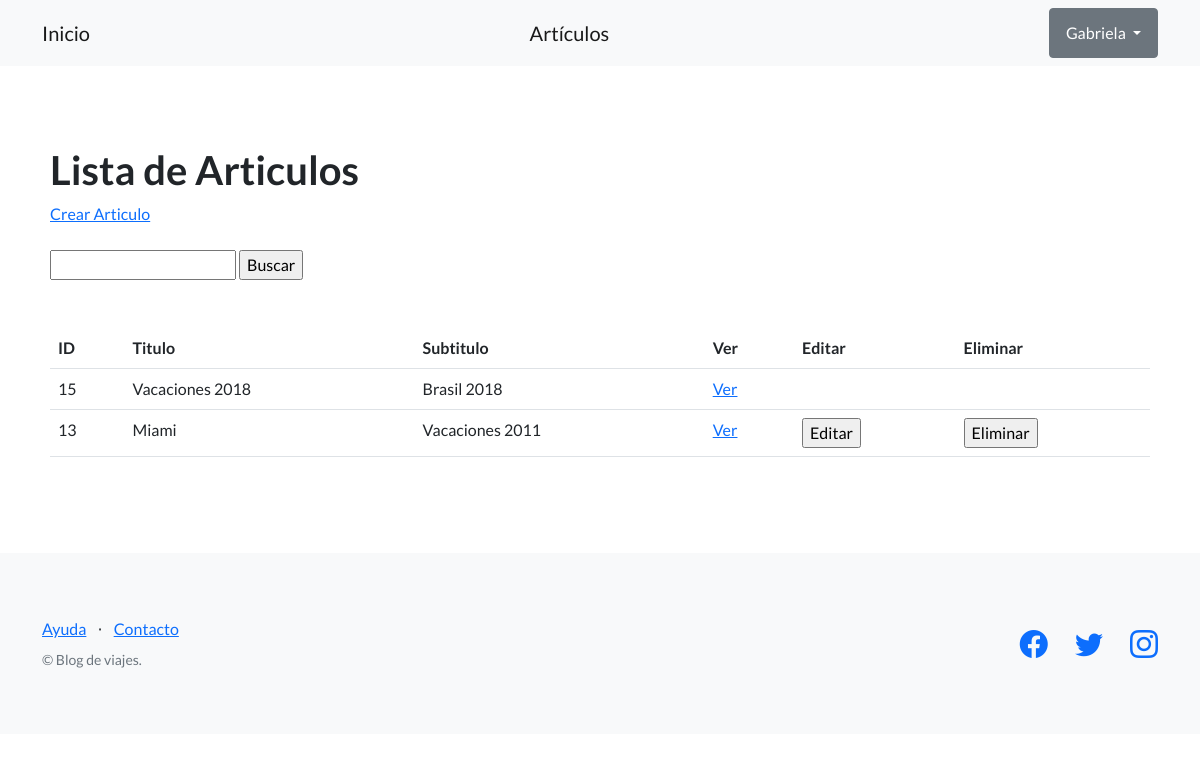
/blog/articulos/ (signed in), run on the app's committed database.
### blog/models.py (models this page shows, shortened)
class Articulo(models.Model):
    titulo= models.CharField(max_length=200, unique=True)
    subtitulo= models.CharField(max_length=200)
    cuerpo= models.TextField()
    autor= models.ForeignKey(User, on_delete=models.SET_NULL, null=True)
    fecha_publicacion= models.DateTimeField(auto_now_add=True)
    imagen= models.ImageField(upload_to='images', blank=True)
    class Meta:
        ordering = ['-fecha_publicacion']

### blog/views.py (the view)
# urls.py: path("articulos/", listar_articulos, name='lista_articulos'),
def listar_articulos(request):
    articulos= Articulo.objects.all()
    contexto = {
        'articulos': articulos
    }
    http_response= render(
        request=request,
        template_name='blog/lista_articulos.html',
        context= contexto,
    )
    return http_response

### blog/templates/blog/lista_articulos.html (shortened to what this page needs)
{% extends 'blog/base.html' %}
{% block contenido %}
<section>
    <div>
        <h1>Lista de Articulos</h1>
        <a href= "{% url 'crear_articulo' %}">Crear Articulo</a>
        <br><br>
        <form action= "{% url 'buscar_articulos' %}" method= "post">
            <input type= "text" name= "busqueda">
            <input type= "submit" value= "Buscar">
        </form>
        <br><br>
        <table class= "table">
            <tbody>
                <tr>
                    <th>ID</th>
                    <th>Titulo</th>
                    <th>Subtitulo</th>
                    <th>Ver</th>
                    <th>Editar</th>
                    <th>Eliminar</th>
                </tr>
                {% for articulo in articulos %}
                <tr>
                    <td>{{articulo.id }}</td>
                    <td>{{articulo.titulo }}</td>
                    <td>{{articulo.subtitulo}}</td>
                    <td>
                        <a href= "{% url 'ver_articulo' articulo.id %}">Ver</a>
                    </td>
                    <td>
                        {% if user == articulo.autor %}
                        <form action = "{% url 'editar_articulo' articulo.id %}" method="post">
                            <input type= "submit" value= "Editar"/>
                        </form>
                        {% endif %}
                    </td>
                    <td>
                        {% if user == articulo.autor %}
                        <form action = "{% url 'eliminar_articulo' articulo.id %}" method="post">
                            <input type= "submit" value= "Eliminar"/>
                        </form>
                        {% endif %}
                    </td>
                </tr>
                {% endfor %}
            </tbody>
        </table>
    </div>
</section>
{% endblock contenido %}

### blog/templates/blog/base.html (shortened to what this page needs)
{% load static %}
<!DOCTYPE html>
<html lang="en">
    <head>
        <link href="https://cdn.jsdelivr.net/npm/bootstrap-icons@1.5.0/font/bootstrap-icons.css" rel="stylesheet" type="text/css" />
        <link href="{% static 'css/styles.css' %}" rel="stylesheet" />
    </head>
    <body>
        <nav class="navbar navbar-light bg-light static-top">
            <div class="container">
                <a class="navbar-brand" href= "{% url 'inicio' %}">Inicio</a>
                <a class="navbar-brand" href= "{% url 'lista_articulos' %}">Artículos</a>
                {% if user.is_authenticated %}
                <div class="dropdown">
                    <button class="btn btn-secondary dropdown-toggle" type="button" id="dropdownMenuButton1" data-bs-toggle="dropdown" aria-expanded="false">
                        <div style="display: inline-flex;">
                            <span>{{ user.username }}</span>
                        </div>
                    </button>
                    </div>
                </div>
                {% else %}
                <a class="btn btn-primary" href="{% url 'login' %}">Iniciar Sesión</a>
                <a class="btn btn-success" href="{% url 'registro' %}">Registro</a>
                {% endif %}
        </nav>
        <section style= "padding: 80px 50px;">
            {% block contenido %}
            {% endblock contenido %}
        </section>
        <footer class="footer bg-light">
            <div class="container">
                <div class="row">
                    <div class="col-lg-6 h-100 text-center text-lg-start my-auto">
                        <ul class="list-inline mb-2">
                            <li class="list-inline-item"><a href="#!">Ayuda</a></li>
                            <li class="list-inline-item">⋅</li>
                            <li class="list-inline-item"><a href="#!">Contacto</a></li>
                        </ul>
                        <p class="text-muted small mb-4 mb-lg-0">&copy; Blog de viajes.</p>
                    </div>
                    <div class="col-lg-6 h-100 text-center text-lg-end my-auto">
                        <ul class="list-inline mb-0">
                            <li class="list-inline-item me-4">
                                <a href="#!"><i class="bi-facebook fs-3"></i></a>
                            </li>
                            <li class="list-inline-item me-4">
                                <a href="#!"><i class="bi-twitter fs-3"></i></a>
                            </li>
                            <li class="list-inline-item">
                                <a href="https://www.instagram.com/espndeportes/?hl=es"><i class="bi-instagram fs-3"></i></a>
                            </li>
                        </ul>
                    </div>
                </div>
            </div>
        </footer>
    </body>
</html>

### data on the page
Articulo: id "15", titulo "Vacaciones 2018", subtitulo "Brasil 2018"
Articulo: id "13", titulo "Miami", subtitulo "Vacaciones 2011"

### other printed values
{{ user.username }} "Gabriela"
